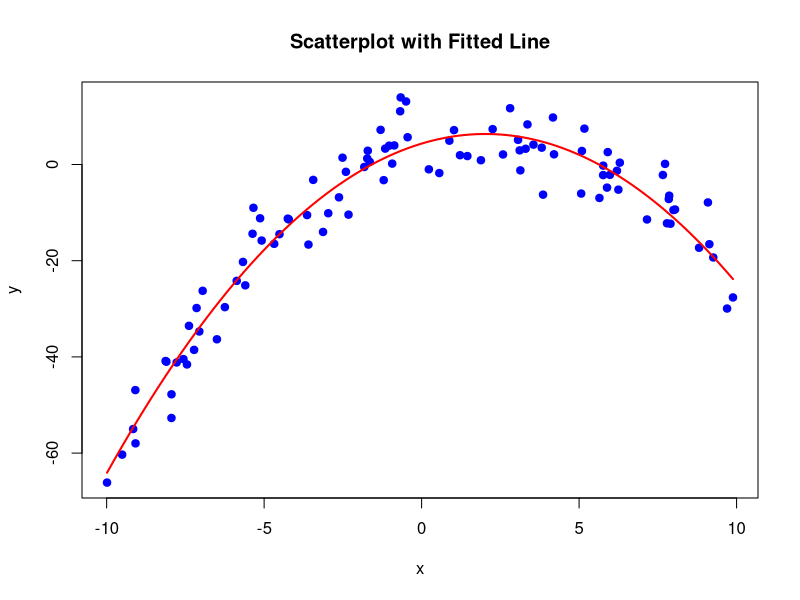

Here is the R script that generated this plot:
estimate_ols_model <- function(n = 100, seed = 123) {
  set.seed(seed) # Set seed for reproducibility

  # Generate data
  x <- runif(n, -10, 10) # Random x values
  u <- rnorm(n, mean = 0, sd = 5) # Random residuals

  # Define parameters
  beta0 <- 5
  beta1 <- 2
  beta2 <- -0.5

  # Generate y based on the model
  y <- beta0 + beta1 * x + beta2 * x^2 + u

  # Create data frame
  data <- data.frame(x = x, y = y)

  # Estimate OLS model
  model <- lm(y ~ x + I(x^2), data = data)

  # Scatterplot with fitted line
  plot(data$x, data$y, main = "Scatterplot with Fitted Line",
       xlab = "x", ylab = "y", pch = 19, col = "blue")
  curve(coef(model)[1] + coef(model)[2] * x + coef(model)[3] * x^2,
        from = min(data$x), to = max(data$x), add = TRUE, col = "red", lwd = 2)

  # Print summary of the model
  print(summary(model))

  # Return model and data
  return(list(model = model, data = data))
}

# Run the function
results <- estimate_ols_model()
